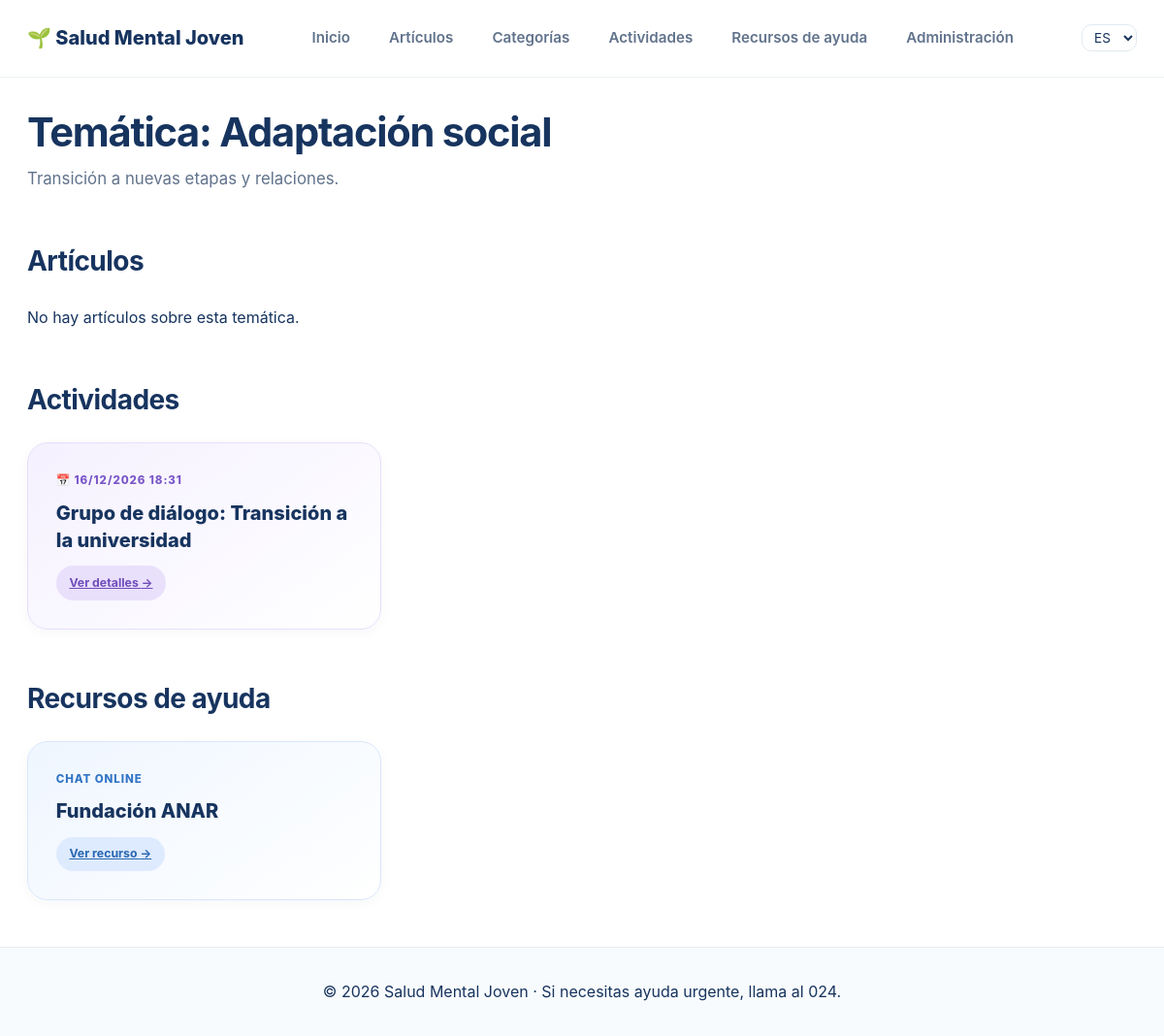
The page /es/tematicas/6/ on the database as committed earlier.
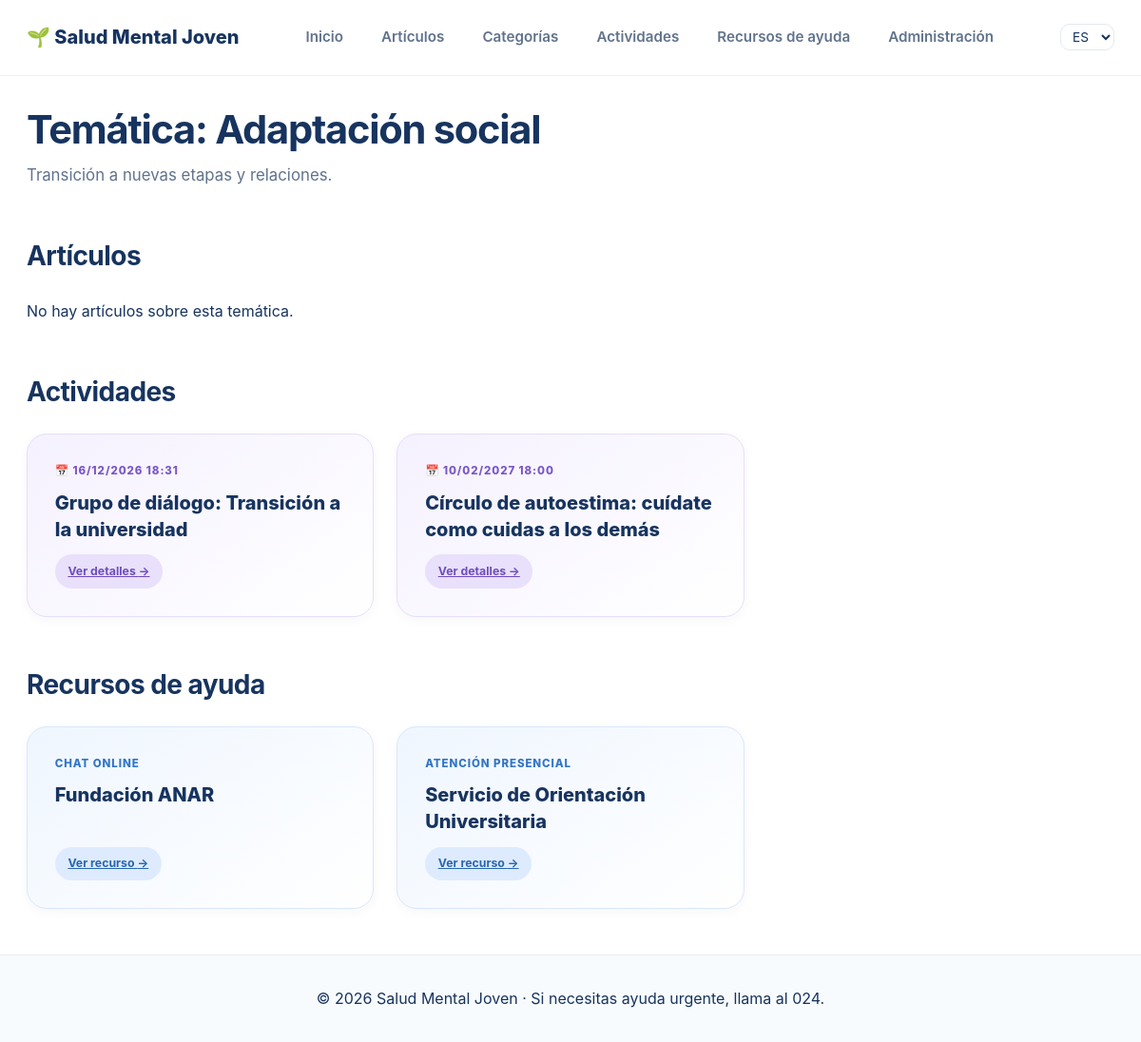
The same page on the database as committed later.
### appSaludMentalJoven/models.py (models this page shows, shortened)
class Actividad(models.Model):
    titulo = models.CharField(max_length=200, verbose_name="Título de la actividad")
    descripcion = models.TextField(verbose_name="Descripción")
    fecha = models.DateTimeField(verbose_name="Fecha y hora")
    lugar = models.CharField(max_length=200, verbose_name="Lugar o modalidad")
    plazas = models.PositiveIntegerField(default=20, verbose_name="Plazas")
    tematicas = models.ManyToManyField(Tematica, blank=True, related_name='actividades', verbose_name="Temáticas")
    class Meta:
        verbose_name = "Actividad"
        verbose_name_plural = "Actividades"
        ordering = ['fecha']

class RecursoAyuda(models.Model):
    nombre = models.CharField(max_length=200, verbose_name="Nombre de la entidad")
    descripcion = models.TextField(verbose_name="Descripción")
    formato = models.ForeignKey(Formato, on_delete=models.PROTECT, null=True, related_name='recursos', verbose_name="Formato")
    tematicas = models.ManyToManyField(Tematica, blank=True, related_name='recursos', verbose_name="Temáticas")
    telefono = models.CharField(max_length=20, blank=True, verbose_name="Teléfono")
    email = models.EmailField(blank=True, verbose_name="Email")
    web = models.URLField(blank=True, verbose_name="Sitio web")
    horario = models.CharField(max_length=100, default="24/7", verbose_name="Horario")
    class Meta:
        verbose_name = "Recurso de Ayuda"
        verbose_name_plural = "Recursos de Ayuda"
        ordering = ['nombre']

class Formato(models.Model):
    nombre = models.CharField(max_length=100, unique=True, verbose_name="Nombre del formato")
    descripcion = models.TextField(blank=True, verbose_name="Descripción")
    class Meta:
        verbose_name = "Formato"
        verbose_name_plural = "Formatos"
        ordering = ['nombre']

### appSaludMentalJoven/views.py (the view)
# urls.py: path('tematicas/<int:tematica_id>/', views.TematicaDetailView.as_view(), name='detalle_tematica'),
class TematicaDetailView(DetailView):
    model = Tematica
    template_name = 'tematica_detail.html'
    context_object_name = 'tematica'
    pk_url_kwarg = 'tematica_id'
    def get_context_data(self, **kwargs):
        context = super().get_context_data(**kwargs)
        context['articulos'] = self.object.articulos.all()
        context['actividades'] = self.object.actividades.all()
        context['recursos'] = self.object.recursos.select_related('formato')
        return context

### appSaludMentalJoven/templates/tematica_detail.html (shortened to what this page needs)
{% extends 'base.html' %}
{% load i18n %}
{% block content %}
<h1>{% translate "Temática" %}: {{ tematica.nombre }}</h1>
<p>{{ tematica.descripcion }}</p>
<h2>{% translate "Artículos" %}</h2>
<div class="cards-grid">
    {% for a in articulos %}
    <article class="info-card">
        <h3>{{ a.titulo }}</h3>
        <p>{{ a.resumen }}</p>
        <a href="{% url 'appSaludMentalJoven:detalle_articulo' a.id %}" class="tag">{% translate "Leer artículo" %} &rarr;</a>
    </article>
    {% empty %}<p>{% translate "No hay artículos sobre esta temática." %}</p>{% endfor %}
</div>
<h2>{% translate "Actividades" %}</h2>
<div class="cards-grid">
    {% for act in actividades %}
    <article class="info-card card-activities">
        <span class="card-number">📅 {{ act.fecha|date:"d/m/Y H:i" }}</span>
        <h3>{{ act.titulo }}</h3>
        <a href="{% url 'appSaludMentalJoven:detalle_actividad' act.id %}" class="tag">{% translate "Ver detalles" %} &rarr;</a>
    </article>
    {% empty %}<p>{% translate "No hay actividades sobre esta temática." %}</p>{% endfor %}
</div>
<h2>{% translate "Recursos de ayuda" %}</h2>
<div class="cards-grid">
    {% for r in recursos %}
    <article class="info-card card-resources">
        <span class="card-number">{{ r.formato.nombre|upper }}</span>
        <h3>{{ r.nombre }}</h3>
        <a href="{% url 'appSaludMentalJoven:detalle_recurso' r.id %}" class="tag">{% translate "Ver recurso" %} &rarr;</a>
    </article>
    {% empty %}<p>{% translate "No hay recursos sobre esta temática." %}</p>{% endfor %}
</div>
{% endblock %}

Rows that differ between the two databases and show on the page:
added Actividad: fecha "10/02/2027 18:00", titulo "Círculo de autoestima: cuídate como cuidas a los demás"
added RecursoAyuda: formato.nombre "ATENCIÓN PRESENCIAL", nombre "Servicio de Orientación Universitaria"
